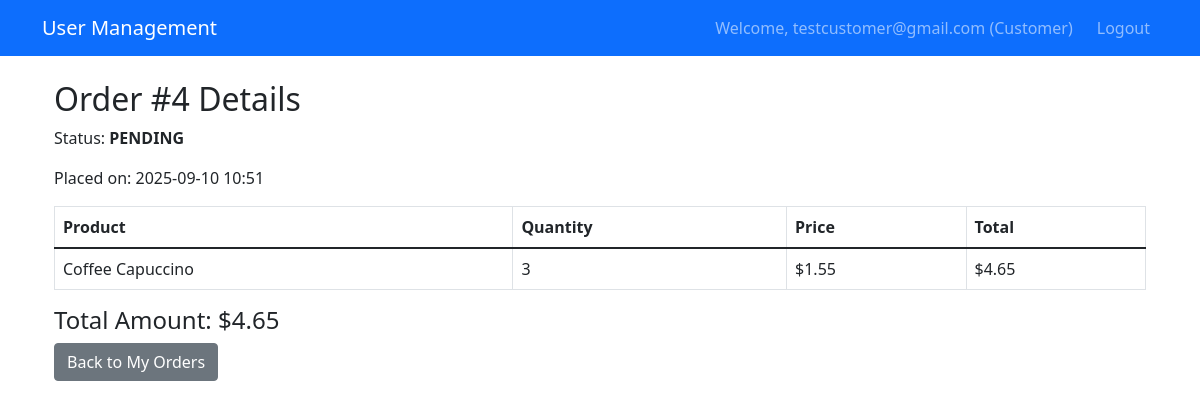
Before: /order/my-orders/details/4/ (signed in) with the older database file.
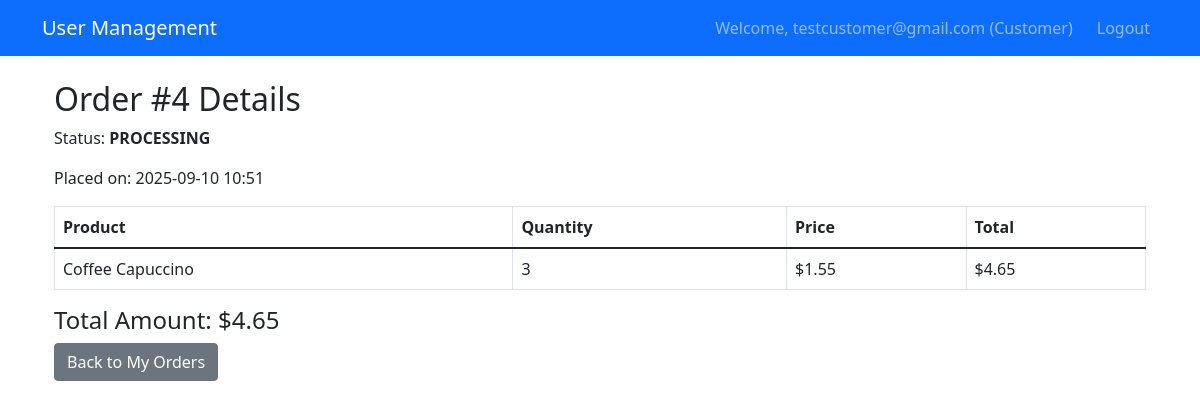
After: the same page with the newer database file.
### orders/models.py (models this page shows, shortened)
class Order(models.Model):
    ORDER_STATUS_CHOICES = (
        ('PENDING', 'Pending'),
        ('PROCESSING', 'Processing'),
        ('READY', 'Ready'),
        ('CANCELLED', 'Cancelled'),
    )
    customer = models.ForeignKey(CustomUser, on_delete=models.CASCADE, limit_choices_to={'role': 3}, related_name='customer_orders')
    sales_rep = models.ForeignKey(CustomUser, on_delete=models.SET_NULL, null=True, blank=True, limit_choices_to={'role': 2}, related_name='sales_orders')
    status = models.CharField(max_length=15, choices=ORDER_STATUS_CHOICES, default='PENDING')
    total_amount = models.DecimalField(max_digits=10, decimal_places=2, default=0.0)
    created_at = models.DateTimeField(auto_now_add=True)
    updated_at = models.DateTimeField(auto_now=True)
    class Meta:
        db_table = 'orders'

### orders/views.py (the view)
# urls.py: path("my-orders/details/<int:order_id>/", views.order_detail, name="order_detail"),
@login_required
def order_detail(request, order_id):
    order = Order.objects.get(id=order_id, customer=request.user)
    context = {"order": order}
    return render(request, "orders/order_detail.html", context)

### orders/models.py (called while the page is built)
    @property
    def total_price(self):
        return self.quantity * self.price

### templates/orders/order_detail.html
{% extends "partials/base.html" %}
{% block content %}
<div class="container mt-4">
    <h2>Order #{{ order.id }} Details</h2>
    <p>Status: <strong>{{ order.status }}</strong></p>
    <p>Placed on: {{ order.created_at|date:"Y-m-d H:i" }}</p>
    <table class="table table-bordered mt-3">
        <thead>
            <tr>
                <th>Product</th>
                <th>Quantity</th>
                <th>Price</th>
                <th>Total</th>
            </tr>
        </thead>
        <tbody>
            {% for item in order.items.all %}
            <tr>
                <td>{{ item.product.name }}</td>
                <td>{{ item.quantity }}</td>
                <td>${{ item.price }}</td>
                <td>${{ item.total_price }}</td>
            </tr>
            {% endfor %}
        </tbody>
    </table>
    <h4>Total Amount: ${{ order.total_amount }}</h4>
    <a href="{% url 'my_orders' %}" class="btn btn-secondary">Back to My Orders</a>
</div>
{% endblock %}

Changed rows visible on the page:
changed Order id 4: status "PENDING" → "PROCESSING"
